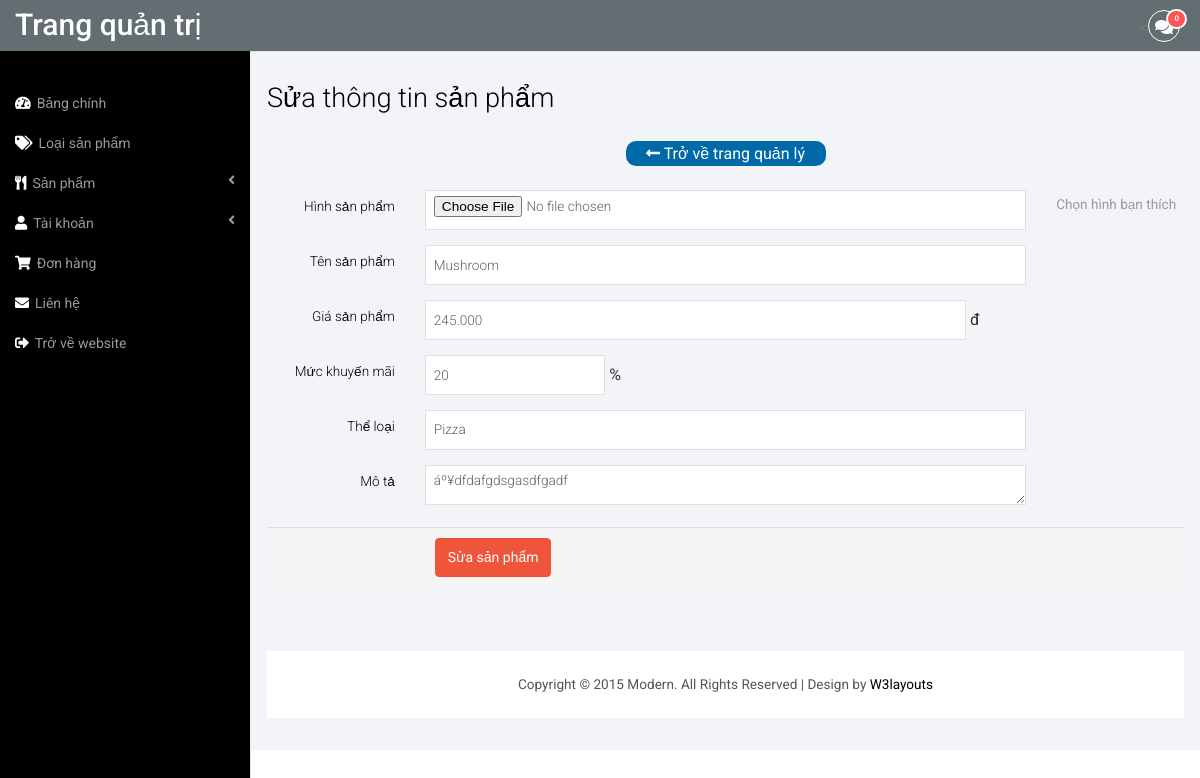
Page /admin/edit-product.php?id=45 (signed in) on the committed database.
### tables this page shows
CREATE TABLE `sanpham` (
  `ID_sanpham` int(11) NOT NULL,
  `Hinh_sanpham` varchar(100) NOT NULL,
  `Ten_sanpham` varchar(255) NOT NULL,
  `Gia_sanpham` int(100) NOT NULL,
  `Kmai_sanpham` int(3) DEFAULT NULL,
  `ID_loai` int(11) NOT NULL,
  `Mota_sanpham` longtext NOT NULL,
  `Sao_sanpham` int(11) NOT NULL
);

### web/admin/edit-product.php (the view, shortened to what this page needs)
<!DOCTYPE HTML>
<html>
<head>
	<?php include('modules/head.php') ?>
</head>
<body>
<div id="wrapper">
     	<?php include('modules/config.php') ?>
	<?php include('modules/header.php') ?>
	<?php
		$sql="select * from sanpham where ID_sanpham = $_GET[id]";
		$qry=mysqli_query($conn,$sql);
		$row = mysqli_fetch_array($qry);
 	?>
        <div id="page-wrapper">
        <div class="graphs">
	     <div class="xs">
  	       <h3>Sửa thông tin sản phẩm</h3>
  	       <a href="list-product.php?page=1" style="text-decoration: none"><div class="tinhtrang" style="background-color: #0069a8;width: 200px;height: 25px;line-height: 25px"><i class="fas fa-long-arrow-alt-left"></i> Trở về trang quản lý</div></a>
  	         <div class="tab-content">
					<div class="tab-pane active" id="horizontal-form">
						<form action="modules/xuly.php?id=<?php echo $row['ID_sanpham'] ?>" method="post" enctype="multipart/form-data" class="form-horizontal">
								<div class="form-group">
									<label for="focusedinput" class="col-sm-2 control-label">Hình sản phẩm</label>
									<div class="col-sm-8">
										<input type="file" class="form-control1" id="focusedinput" name="hinhanh">
									</div>
									<div class="col-sm-2">
										<p class="help-block">Chọn hình bạn thích</p>
									</div>
								</div>
								<div class="form-group">
									<label for="inputPassword" class="col-sm-2 control-label">Tên sản phẩm</label>
									<div class="col-sm-8">
										<input type="text" class="form-control1" id="inputPassword" placeholder="Nhập tên sản phẩm" name="tensanpham" value="<?php echo $row['Ten_sanpham'] ?>">
									</div>
								</div>
								<div class="form-group">
									<label for="inputPassword" class="col-sm-2 control-label">Giá sản phẩm</label>
									<div class="col-sm-8">
										<input type="text" class="form-control1" id="inputAmount" placeholder="Nhập giá sản phẩm" name="giasanpham" style="width: 90%" value="<?php echo number_format($row['Gia_sanpham'],0,',','.') ?>" onkeyup="Chuyen()"> đ
									</div>
								</div>
								<div class="form-group">
									<label for="inputPassword" class="col-sm-2 control-label">Mức khuyến mãi</label>
									<div class="col-sm-8">
										<input type="text" class="form-control1" id="inputPassword" name="khuyenmai" style="width: 30%" value="<?php echo $row['Kmai_sanpham'] ?>"> %
									</div>
								</div>
								<div class="form-group">
									<label for="selector1" class="col-sm-2 control-label">Thể loại</label>
									<div class="col-sm-8"><select name="theloai" id="selector1" class="form-control1">
										<?php
											$loai=mysqli_query($conn,"select * from theloai");
											while($theloai=mysqli_fetch_array($loai)){
										 ?>
											 <?php if($theloai['ID_loai']==$row['ID_loai']){ ?>
											 <option selected="" value="<?php echo $theloai['ID_loai'] ?>"><?php echo $theloai['Ten_loai'] ?></option>
											 <?php }else{ ?>
											 <option value="<?php echo $theloai['ID_loai'] ?>"><?php echo $theloai['Ten_loai'] ?></option>
											 <?php } ?>
										 <?php } ?>
									</select></div>
								</div>
								<div class="form-group">
									<label for="txtarea1" class="col-sm-2 control-label">Mô tả</label>
									<div class="col-sm-8"><textarea name="mota" id="txtarea1" cols="50" rows="40" class="form-control1" placeholder="Nhập mô tả"><?php echo $row['Mota_sanpham'] ?></textarea></div>
								</div>
								<div class="panel-footer">
										<div class="row">
											<div class="col-sm-8 col-sm-offset-2">
												<button class="btn-success btn" name="edit">Sửa sản phẩm</button>
											</div>
										</div>
	 							</div>
							</form>
						</div>
					</div>
  </div>
  <div class="copy_layout">
      <p>Copyright © 2015 Modern. All Rights Reserved | Design by <a href="http://w3layouts.com/" target="_blank">W3layouts</a> </p>
  </div>
  </div>
      </div>
   </div>
<link href="css/custom.css" rel="stylesheet">
</body>
</html>

### web/admin/css/modern-admin.css (style rules this page uses)
h4, h5, h6, h1, h2, h3 { margin-top: 0; }
p { margin: 0; }
html, body { font-family: 'Roboto', sans-serif; font-size: 100%; background:#000; overflow-x: hidden; }
body a { transition:0.5s all; -webkit-transition:0.5s all; -moz-transition:0.5s all; -o-transition:0.5s all; -ms-transition:0.5s all; }
.but_list, .tab-content { margin:1.5em 0 0 0; }
.copy p, .copy_layout p { font-size:0.85em; color:#555; }
.copy p a, .copy_layout p a { color:#000; }
.graphs { padding: 2em 1em; background: #f2f4f8; font-family: 'Roboto', sans-serif; }
.form-control1, .form-control_2.input-sm { border: 1px solid #e0e0e0; padding: 5px 8px; color: #616161; background: #fff; box-shadow: none !important; width: 100%; font-size: 0.85em; font-weight: 300; height: 40px; border-radius: 0; -webkit-appearance: none; }
.xs h3, .widget_head { color:#000; font-size:1.7em; font-weight:300; margin-bottom: 1em; }
.tab-content > .active { display: block; visibility: visible; }
.form-horizontal .control-label { text-align: right; color: #000; font-weight: 300; font-size: 0.85em; }
.help-block { color: #999; font-size: 0.85em; }
.radio label, .checkbox label, label { font-size: 0.85em; font-weight:300; vertical-align: middle; }
.badge-success, .bg-green, .bootstrap-switch-success, .btn-success { border-color: #ef553a; background: #ef553a; padding:8.5px 12px; }
.copy_layout { padding:1.5em 0; background:#fff; text-align:center; margin: 4em 0 0em 0; }
.tinhtrang { width: 90px; text-align: center; color: white; border-radius: 10px; margin: auto; }

### web/admin/css/custom.css (style rules this page uses)
#wrapper { width: 100%; }
#page-wrapper { min-height: 568px; background-color: #fff; }
@media (min-width:768px) { #page-wrapper { position: inherit; margin: 0 0 0 250px; border-left: 1px solid #e7e7e7; } }

### rows in the picture
sanpham: tensanpham "Mushroom", giasanpham "245.000", khuyenmai "20", mota "áº¥dfdafgdsgasdfgadf"

### other values in the picture
$lienhemoi "0"
form field theloai "Pizza"
